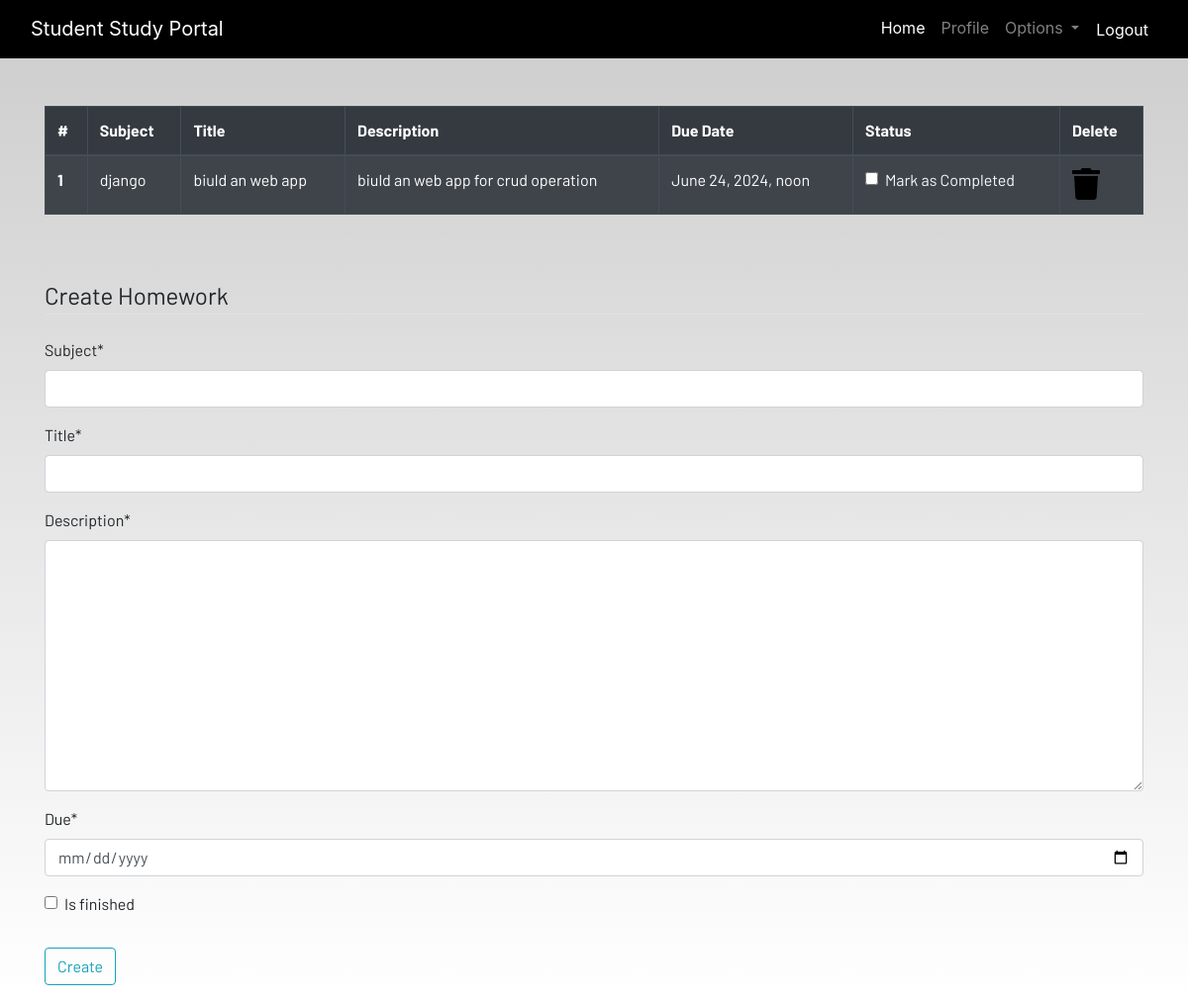
The page /homework (signed in) on the database as committed earlier.
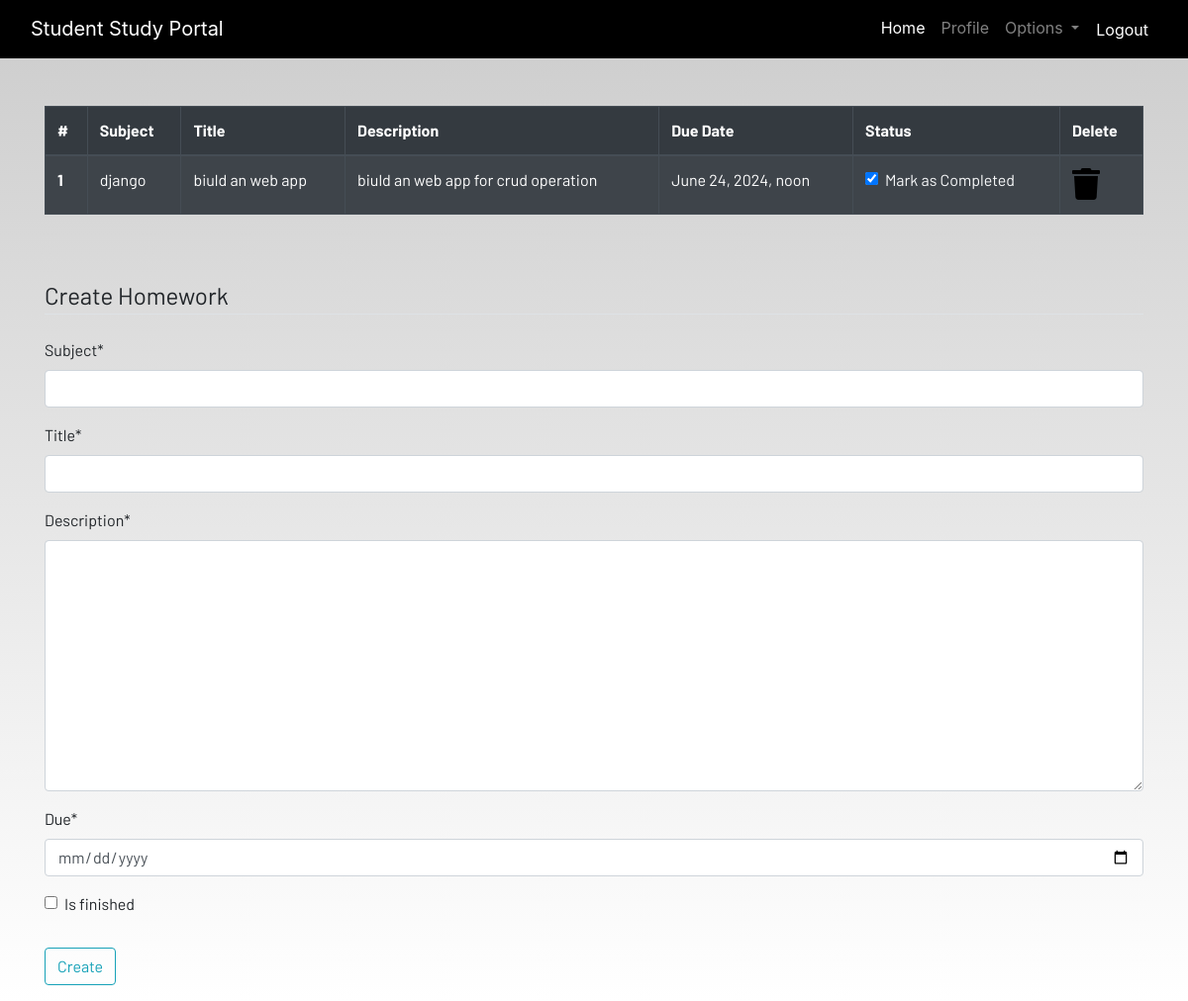
The same page on the database as committed later.
### dashboard/models.py (models this page shows, shortened)
class Homework(models.Model):
    user = models.ForeignKey(User, on_delete=models.CASCADE)
    subject = models.CharField(max_length=50)
    title = models.CharField(max_length=100)
    description = models.TextField()
    due = models.DateTimeField()
    is_finished = models.BooleanField(default=False)

### dashboard/views.py (the view)
# urls.py: path('homework',views.homework, name="homework"),
@login_required
def homework(request):
    if request.method == "POST":
        form = HomeworkForm(request.POST)
        if form.is_valid():
            try:
                finished = request.POST['is_finished']
                if finished == 'on':
                    finished = True
                else:
                    finished = False
            except:
                finished = False
            homeworks = Homework(
                user = request.user,
                subject = request.POST['subject'],
                title = request.POST['title'],
                description = request.POST['description'],
                due = request.POST['due'],
                is_finished = finished
            )
            homeworks.save()
            messages.success(request,f'Homework Added from {request.user.username}!!.')
    else:
        form = HomeworkForm()
    homework = Homework.objects.filter(user=request.user)
    if len(homework) == 0:
        homework_done = True
    else:
        homework_done = False
    context = {'homeworks':homework,
               'homework_done':homework_done,
               'form':form,
               }
    return render(request, 'dashboard/homework.html',context)

### dashboard/forms.py
class HomeworkForm(forms.ModelForm):
    class Meta:
        model = Homework
        fields = ['subject', 'title', 'description', 'due', 'is_finished']
        widgets = {
            'due': DateInput(),
        }

### dashboard/templates/dashboard/homework.html (shortened to what this page needs)
{% extends 'dashboard/base.html' %}
{% load static %}
{% load crispy_forms_tags %}
{% block content %}
<div class="container">
    {% if not homework_done %}
    <table class="table table-striped table-bordered table-hover table-dark">
        <thead>
            <tr>
                <th scope="col">#</th>
                <th scope="col">Subject</th>
                <th scope="col">Title</th>
                <th scope="col">Description</th>
                <th scope="col">Due Date</th>
                <th scope="col">Status</th>
                <th scope="col">Delete</th>
            </tr>
        </thead>
        <tbody>
            {% for hw in homeworks %}
            <tr>
                <th scope="row">{{ forloop.counter }}</th>
                <td>{{ hw.subject }}</td>
                <td>{{ hw.title }}</td>
                <td>{{ hw.description }}</td>
                <td>{{ hw.due }}</td>
                <td>
                    <form method="POST" action="{% url 'update-homework' hw.id %}">
                        <div class="form-check">
                            <input class="form-check-input" type="checkbox" name="is_finished" value="on" {% if hw.is_finished %}checked{% endif %} onchange="this.form.submit()">
                            <label class="form-check-label text-light" for="flexCheckDefault">
                                Mark as Completed
                            </label>
                        </div>
                    </form>
                </td>
                <td><a href="{% url 'delete-homework' hw.id %}"><i class="fa fa-trash fa-2x"></i></a></td>
            </tr>
            {% endfor %}
        </tbody>
    </table>
    {% else %}
    <h4>All homework has been done!! Create to add more.</h4>
    {% endif %}
</div><br><br>
<div class="container">
    <form method="POST">
        <fieldset class="form-group">
            <legend class="border-bottom mb-4">Create Homework</legend>
            {{ form|crispy }}
        </fieldset>
        <div class="form-group">
            <button href="" class="btn btn-outline-info" type="submit">
                Create
            </button>
        </div>
    </form>
</div>
{% endblock content %}

Rows that differ between the two databases and show on the page:
changed Homework "django": is_finished "☐" → "☑"
